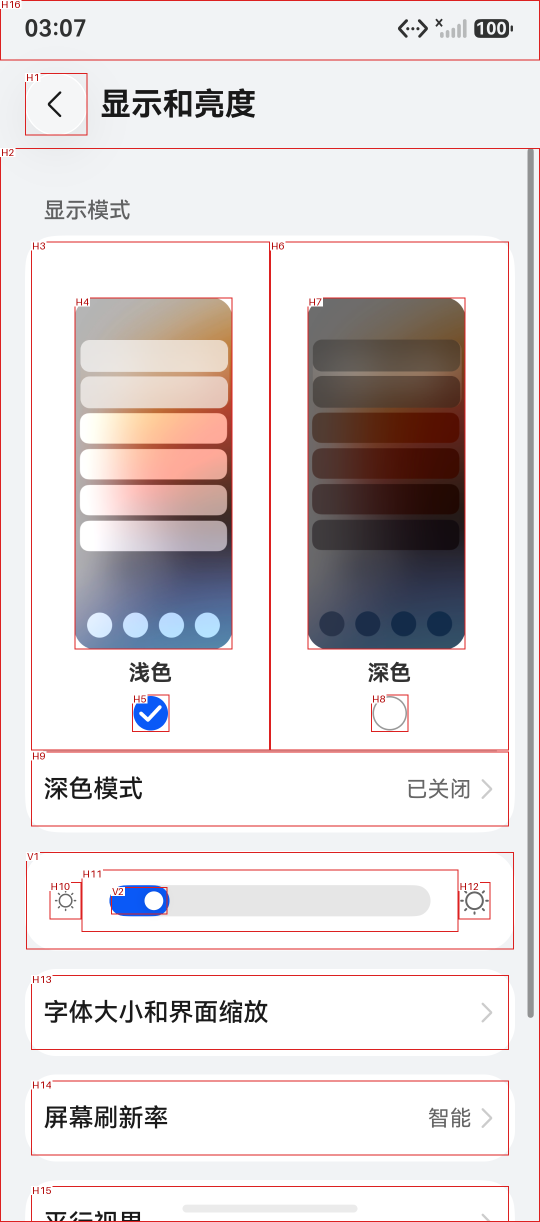
#> input picture web/src/assets/ai-connect/harmony-display.png, 1080 x 2444 px (shown at 1/2 size)
$ python -i android_visual_regions.py   (imports and definitions only)
#> lines starting #> are read from the running program, lines starting #| are printed output that depends on the picture
#> further down, picture is the input picture: PIL image 1080x2444 RGBA; mean R, G, B, A 224.1, 217.6, 218.5, 255
"""Find unlabelled regions in an Android screenshot using Pillow.

These regions carry a tentative tap action. Shape and alignment provide a
location but cannot establish what it does, whether it responds, or its name.
"""
from __future__ import annotations

import io
import math
import re
from dataclasses import dataclass
from itertools import chain
from statistics import median

import numpy as np
from PIL import Image, ImageChops, ImageDraw, ImageFilter, ImageStat


@dataclass(frozen=True)
class _Box:
    left: int
    top: int
    right: int
    bottom: int

    @property
    def width(self):
        return self.right - self.left

    @property
    def height(self):
        return self.bottom - self.top

    @property
    def area(self):
        return self.width * self.height

    @property
    def center(self):
        return (self.left + self.right) // 2, (self.top + self.bottom) // 2

    # [4 lines left out: function intersection, not called in this run]

    def union(self, other):
        return _Box(min(self.left, other.left), min(self.top, other.top),
                    max(self.right, other.right), max(self.bottom, other.bottom))

    def tuple(self):
        return self.left, self.top, self.right, self.bottom


_RUN = re.compile(b"\xff+")


# [155 lines left out: functions _components, painted_foreground, _horizontal_close, _aligned_groups, _uniform_runs, not called in this run]


def _has_detail(ink, box, mx, my, fraction):
    inner = ink.crop((box.left + mx, box.top + my, box.right - mx, box.bottom - my))
    return inner.histogram()[255] >= max(4, inner.width * inner.height * fraction)


# [172 lines left out: functions _repeated_items, _flat_interiors, _edge_coverage, _sides, _surfaces, _repeated_surfaces and 1 more, not called in this run]


_AXIS_DIRECTIONS = ((1, 0), (-1, 0), (0, 1), (0, -1))
_CIRCLE_DIRECTIONS = tuple((math.cos(i * math.tau / 24), math.sin(i * math.tau / 24)) for i in range(24))


# [24 lines left out: functions _ring_cross_icons, _same_target, not called in this run]


def _gradient(image):
    high = image.filter(ImageFilter.MaxFilter(3))
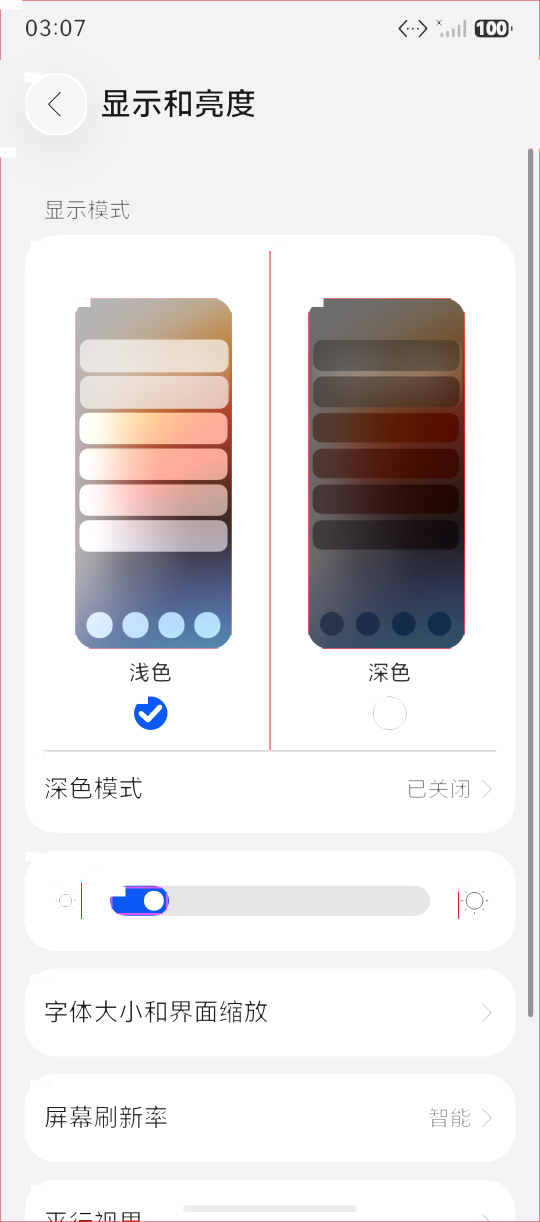
#> high: PIL image 1080x2444 RGBA (shown at 1/2 size); mean R, G, B, A 227, 224.2, 225.1, 255
    low = image.filter(ImageFilter.MinFilter(3))
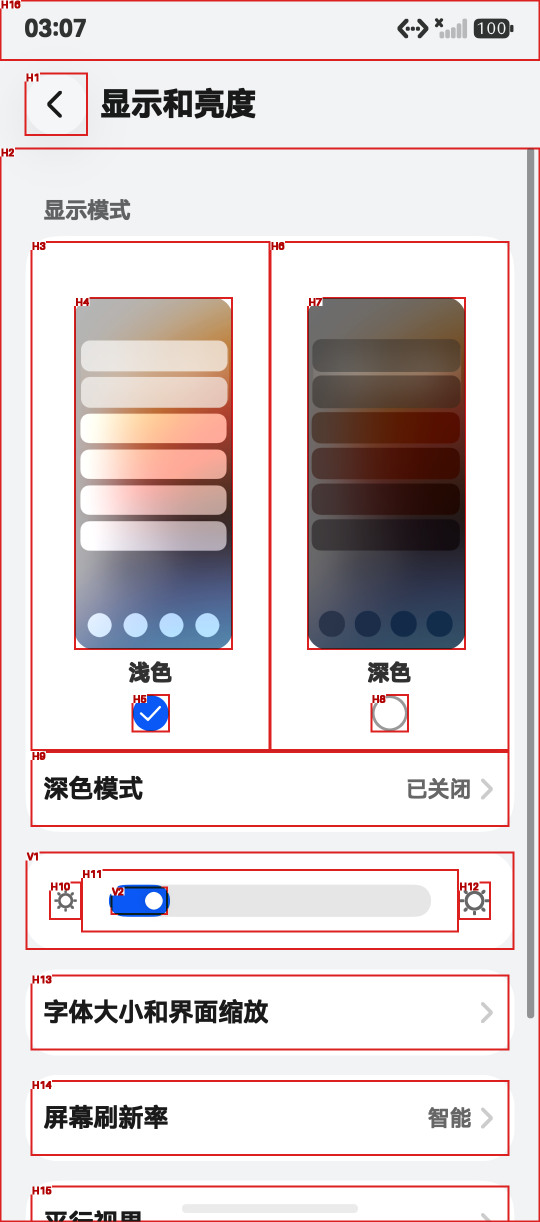
#> low: PIL image 1080x2444 RGBA (shown at 1/2 size); mean R, G, B, A 221, 210.9, 211.8, 255
#> (the run stopped early here; a loop or call above may not have finished)
